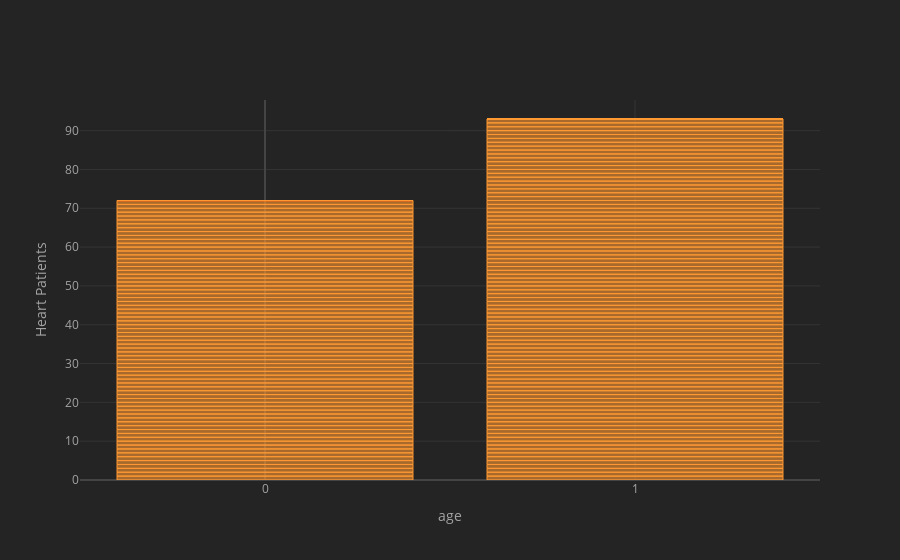

This figure's notebook cell:
### Code cell
df.iplot(kind="bar",x="sex",y="target",theme='henanigans',yTitle="Heart Patients",xTitle="age")

### Figure 1 — Plotly figure (JSON) as saved in the notebook; plotly's stock layout.template omitted (floating-point values rounded to 4 significant figures; data arrays with more than 128 entries replaced by an {"elided": "..."} marker saying what was removed)
{"data": [{"marker": {"color": "rgba(255, 153, 51, 0.6)", "line": {"color": "rgba(255, 153, 51, 1.0)", "width": 1}}, "name": "target", "orientation": "v", "text": "", "type": "bar", "x": {"elided": "303 int values"}, "y": {"elided": "303 int values"}}], "layout": {"legend": {"bgcolor": "#242424", "font": {"color": "#F4F4F4"}}, "paper_bgcolor": "#242424", "plot_bgcolor": "#242424", "title": {"font": {"color": "#F4F4F4"}}, "xaxis": {"gridcolor": "#343434", "showgrid": true, "tickfont": {"color": "#A4A4A4"}, "title": {"font": {"color": "#A4A4A4"}, "text": "age"}, "zerolinecolor": "#444444"}, "yaxis": {"gridcolor": "#343434", "showgrid": true, "tickfont": {"color": "#A4A4A4"}, "title": {"font": {"color": "#A4A4A4"}, "text": "Heart Patients"}, "zerolinecolor": "#444444"}}}
